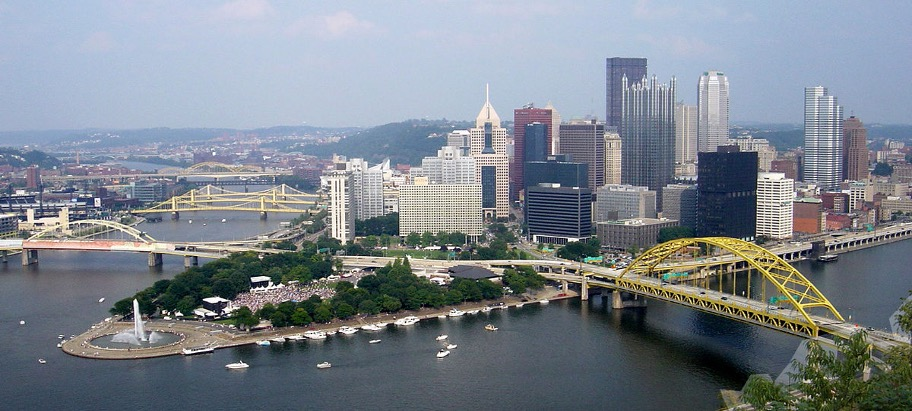
#> input picture Data/PittsburghSkyLine.jpg, 912 x 411 px
$ jupyter execute 22_WhatAreFeatures.ipynb   (older library calls are emulated)
#> lines starting #> are read from the running program, lines starting #| are printed output that depends on the picture; after the words box and inside, x2 and y2 are one past the last pixel; in counts of white or black regions, pixels touching at a corner belong together
[cell 1]
import cv2
import numpy as np
import matplotlib.pyplot as plt
import os

im = cv2.imread(os.path.relpath('../../Data/PittsburghSkyLine.jpg'))
#> im is the input picture: shape (411, 912, 3); mean B, G, R 141.3, 132.8, 125.1
im = cv2.cvtColor(im,cv2.COLOR_BGR2RGB)

plt.imshow(im)

[cell 2]
kernel=np.ones((2,1))
kernel[0]=-1

plt.imshow(cv2.filter2D(im,-1,kernel))

# Edges
* Sobel filter
* Canny filter

# Corners
* Harris corners
* Shi-Tomasi corners

# Blobs
* SimpleBlobDetector

[cell 3]
# Sobel edges

im_sobel = im.copy()
gray_image = cv2.cvtColor(im, cv2.COLOR_RGB2GRAY)
gray_image = np.float32(gray_image)

sobel = cv2.Sobel(gray_image,ddepth=cv2.CV_64F, dx=1, dy=1, ksize=5)
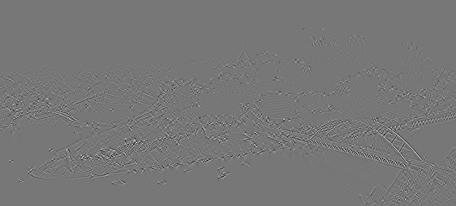
#> sobel: shape (411, 912) float64 (shown at 1/2 size); min -2543, max 2898, mean 0; drawn with min black and max white

# take the top terms as the edges of interest
corners = np.argwhere(sobel > 0.1 * sobel.max())
#> corners = 20016 pairs, first value 56 to 409, second value 1 to 910
for x,y in corners:
    cv2.circle(im_sobel, (y, x), 2, (0, 255, 0), -1)
#> this loop made 20016 passes
#> (x, y) on passes 1 to 3: (56, 619), (57, 645), (57, 646)

plt.imshow(im_sobel); plt.title('Sobel edges')

[cell 4]
# Canny edges

im_canny = im.copy()
gray_image = cv2.cvtColor(im, cv2.COLOR_RGB2GRAY)

canny = cv2.Canny(gray_image,150,250)
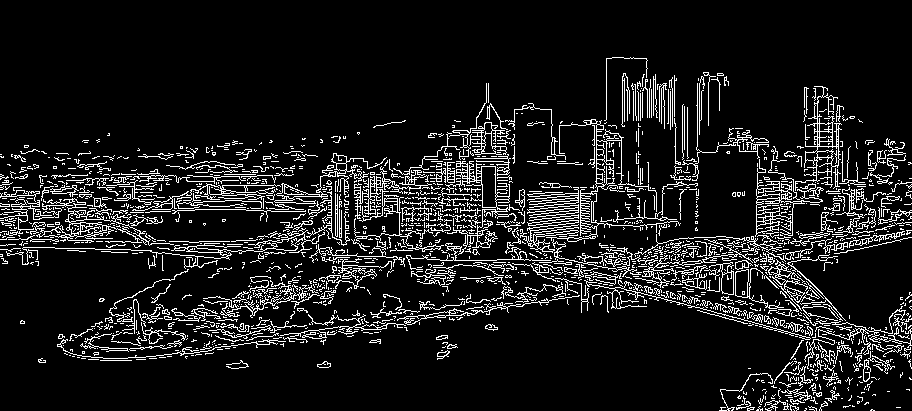
#> canny: shape (411, 912); 10.6% white in thin lines or dots, all inside (x1, y1, x2, y2) = (0, 57, 912, 411)

# take the top terms as the edges of interest
corners = np.argwhere(canny > 0.95 * canny.max())
#> corners = 39796 pairs, first value 57 to 410, second value 0 to 911
for x,y in corners:
    cv2.circle(im_canny, (y, x), 2, (0, 255, 0), -1)
#> this loop made 39796 passes
#> (x, y) on passes 1 to 3: (57, 612), (57, 613), (57, 614)

plt.imshow(im_canny); plt.title('Canny edges')

[cell 5]
# Harris corners

im_harris = im.copy()

gray_image = cv2.cvtColor(im, cv2.COLOR_RGB2GRAY)
gray_image = np.float32(gray_image)

# Applying the function
dst = cv2.cornerHarris(gray_image, blockSize=2, ksize=3, k=0.04)
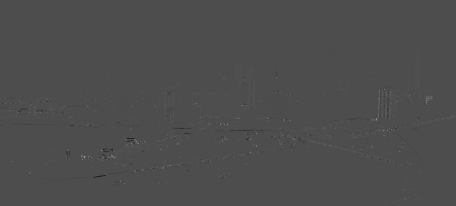
#> dst: shape (411, 912) float32 (shown at 1/2 size); min -99662528, max 228230688, mean 136404.8; drawn with min black and max white

corners = np.argwhere(dst > 0.01 * dst.max())
#> corners = 12782 pairs, first value 59 to 410, second value 0 to 911
for x,y in corners:
    cv2.circle(im_harris, (y, x), 2, (0, 255, 0), -1)
#> this loop made 12782 passes
#> (x, y) on passes 1 to 3: (59, 607), (59, 646), (59, 647)
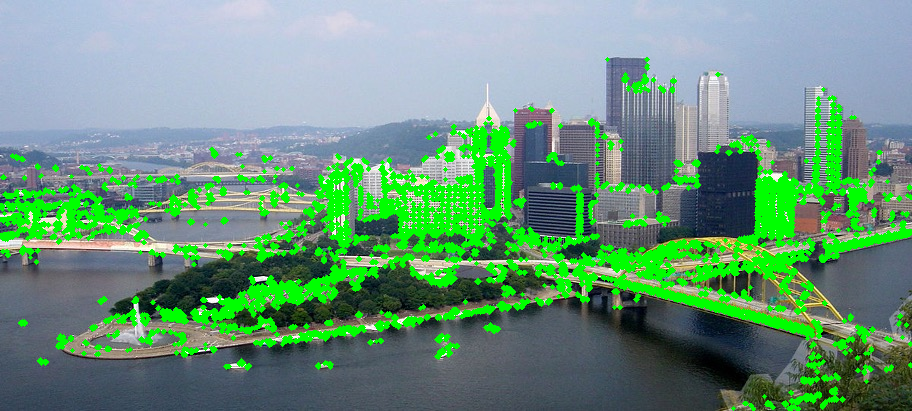
#> im_harris: shape (411, 912, 3); mean R, G, B 106.1, 149.2, 123.7

plt.imshow(im_harris); plt.title("Harris Corners")

[cell 6]
im_STC = im.copy()
gray_image = cv2.cvtColor(im, cv2.COLOR_RGB2GRAY)
gray_image = np.float32(gray_image)

corners = cv2.goodFeaturesToTrack(
    gray_image, maxCorners=250, qualityLevel=0.02, minDistance=20)
#> corners = 250 rows, first 8: [135, 299], [251, 278], [203, 299], [355, 287], [163, 311], [440, 247], [757, 214], [175, 249]
corners2 = cv2.goodFeaturesToTrack(
    gray_image, maxCorners=250, qualityLevel=0.1, minDistance=20)
#> corners2 = 230 rows, first 8: [135, 299], [251, 278], [203, 299], [355, 287], [163, 311], [440, 247], [757, 214], [175, 249]
corners3 = cv2.goodFeaturesToTrack(
    gray_image, maxCorners=250, qualityLevel=0.2, minDistance=20)
#> corners3 = 157 rows, first 8: [135, 299], [251, 278], [203, 299], [355, 287], [163, 311], [440, 247], [757, 214], [175, 249]

corners = np.float32(corners)
corners2 = np.float32(corners2)
corners3 = np.float32(corners3)

for item in corners:
    x, y = item[0]
    x = int(x)
    y = int(y)
    cv2.circle(im_STC, (x, y), 4, (0, 255, 0), -1)
#> this loop made 250 passes
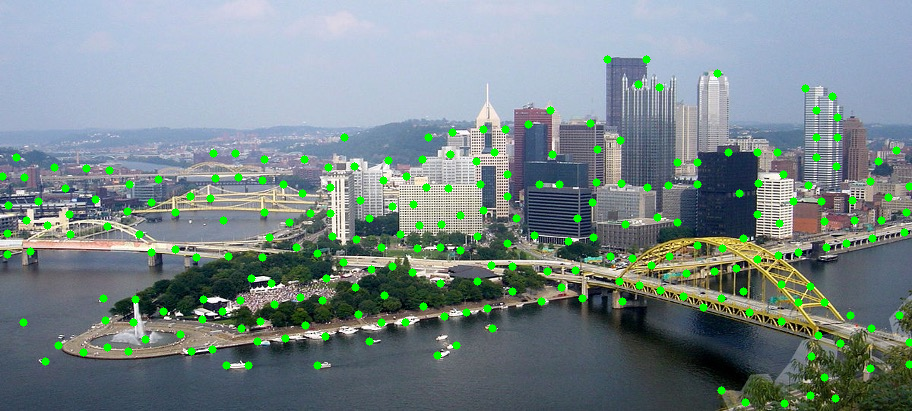
#> im_STC: shape (411, 912, 3); mean R, G, B 120.8, 136.9, 137.2
for item in corners2:
    x, y = item[0]
    x = int(x)
    y = int(y)
    cv2.circle(im_STC, (x, y), 4, (255,0, 0), -1)
#> this loop made 230 passes
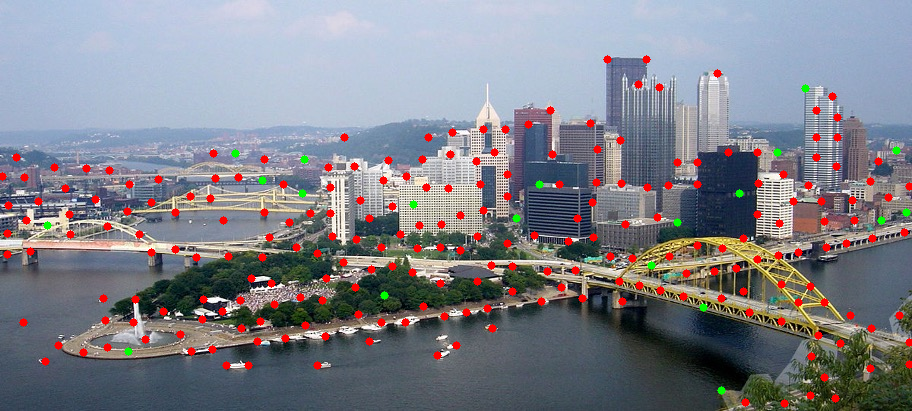
#> im_STC: shape (411, 912, 3); 3% of pixels changed, all inside (x1, y1, x2, y2) = (0, 55, 912, 408)
for item in corners3:
    x, y = item[0]
    x = int(x)
    y = int(y)
    cv2.circle(im_STC, (x, y), 4, (0,0,255), -1)
#> this loop made 157 passes
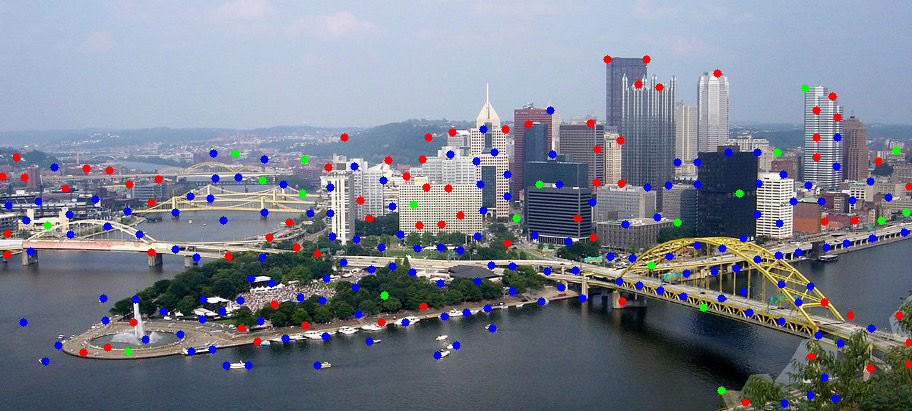
#> im_STC: shape (411, 912, 3); 2.05% of pixels changed, all inside (x1, y1, x2, y2) = (4, 106, 909, 408)
plt.imshow(im_STC); plt.title('Shi-Tomasi corners')

[cell 7]
im_blob = im.copy()
gray_image = cv2.cvtColor(im, cv2.COLOR_RGB2GRAY)

params = cv2.SimpleBlobDetector_Params()

params.filterByArea = True
params.minArea = 50
params.filterByCircularity = False
params.filterByConvexity = False
params.filterByInertia = False

detector = cv2.SimpleBlobDetector_create(params)

keypoints = detector.detect(im_blob)

for item in keypoints:
    x, y = item.pt
    x = int(x)
    y = int(y)
    cv2.circle(im_blob, (x, y), 6, (0, 255, 0), -1)
#> this loop made 141 passes
#> item on passes 1 to 8: keypoint at (207.2, 352.3), size 17.1, keypoint at (242.4, 349.9), size 25, keypoint at (302.2, 341.8), size 13.4, keypoint at (824.4, 333.8), size 11.2, keypoint at (784.6, 331.7), size 24.6, keypoint at (258, 331.9), size 10.7, keypoint at (392.6, 330.5), size 17.8, keypoint at (428.3, 324.4), size 20.5
#> im_blob: shape (411, 912, 3); mean R, G, B 120.1, 138.5, 136.5


plt.imshow(im_blob); plt.title('Blob')

[cell 8]
im_blob2 = im.copy()
im_blob2 = cv2.drawKeypoints(im_blob2, keypoints, None, color=(
    0, 255, 0), flags=cv2.DRAW_MATCHES_FLAGS_DRAW_RICH_KEYPOINTS)
plt.imshow(im_blob2); plt.title('Blob keypoints')

[cell 9]
im_SIFT=im.copy()

gray_image = cv2.cvtColor(im, cv2.COLOR_RGB2GRAY)

sift = cv2.xfeatures2d.SIFT_create()
keypoints, des = sift.detectAndCompute(gray_image, None)


for item in keypoints:
    x, y = item.pt
    x = int(x)
    y = int(y)
    cv2.circle(im_SIFT, (x, y), 6, (0, 255, 0), -1)
#> this loop made 1957 passes
#> item on passes 1 to 3: keypoint at (2.8, 205.3), size 2, keypoint at (3, 211.7), size 3, keypoint at (3.6, 238), size 1.9


plt.imshow(im_SIFT); plt.title('SIFT')

[cell 10]
im_SIFT2=im.copy()

# Applying the function
im_SIFT2 = cv2.drawKeypoints(im_SIFT2, keypoints, None, color=(
    0, 255, 0), flags=cv2.DRAW_MATCHES_FLAGS_DRAW_RICH_KEYPOINTS)

plt.imshow(im_SIFT2); plt.title('SIFT Keypoints')

[cell 11]
im_FAST=im.copy()

gray_image = cv2.cvtColor(im, cv2.COLOR_RGB2GRAY)

# Applying the function
fast = cv2.FastFeatureDetector_create()
fast.setNonmaxSuppression(True)

# Drawing the keypoints
keypoints = fast.detect(gray_image, None)


for item in keypoints:
    x, y = item.pt
    x = int(x)
    y = int(y)
    cv2.circle(im_FAST, (x, y), 2, (0, 255, 0), -1)
#> this loop made 12309 passes
#> item on passes 1 to 3: keypoint at (610, 57), size 7, keypoint at (617, 57), size 7, keypoint at (642, 57), size 7


plt.imshow(im_FAST); plt.title('FAST')

[cell 12]
im_FAST2=im.copy()
im_FAST2 = cv2.drawKeypoints(im_FAST2, keypoints, None, color=(0, 255, 0),flags=cv2.DRAW_MATCHES_FLAGS_DRAW_RICH_KEYPOINTS)
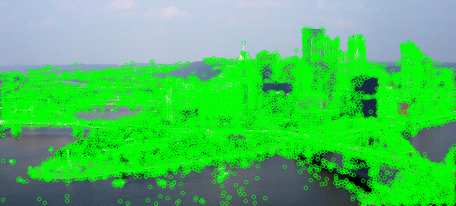
#> im_FAST2: shape (411, 912, 3) (shown at 1/2 size); mean R, G, B 74, 192.7, 90.1
plt.imshow(im_FAST2); plt.title('FAST keypoints')

[cell 13]
im_ORB=im.copy()

gray_image = cv2.cvtColor(im, cv2.COLOR_RGB2GRAY)

# Applying the function
orb = cv2.ORB_create(nfeatures=2000)
keypoints, des = orb.detectAndCompute(gray_image, None)


for item in keypoints:
    x, y = item.pt
    x = int(x)
    y = int(y)
    cv2.circle(im_ORB, (x, y), 6, (0, 255, 0), -1)
#> this loop made 2000 passes
#> item on passes 1 to 3: keypoint at (347, 232), size 31, keypoint at (398, 234), size 31, keypoint at (859, 198), size 31
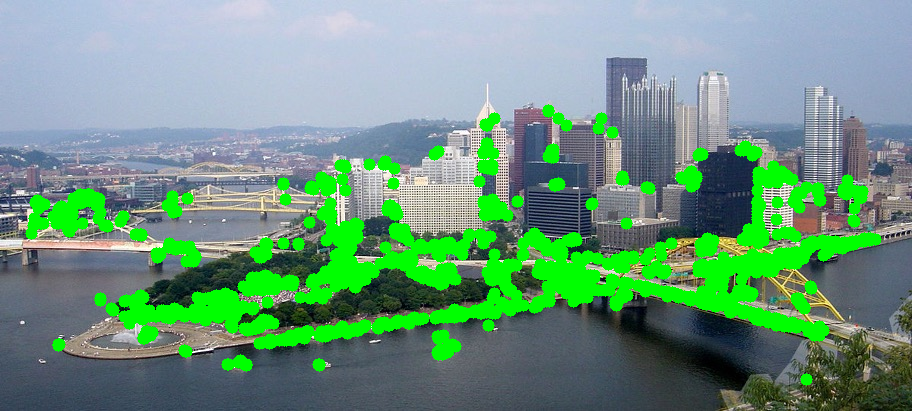
#> im_ORB: shape (411, 912, 3); mean R, G, B 108.4, 151.3, 126


plt.imshow(im_ORB); plt.title('ORB')

[cell 14]
im_ORB2=im.copy()
# Drawing the keypoints
im_ORB2 = cv2.drawKeypoints(im_ORB2, keypoints, None, color=(0, 255, 0),
                            flags=cv2.DRAW_MATCHES_FLAGS_DRAW_RICH_KEYPOINTS)
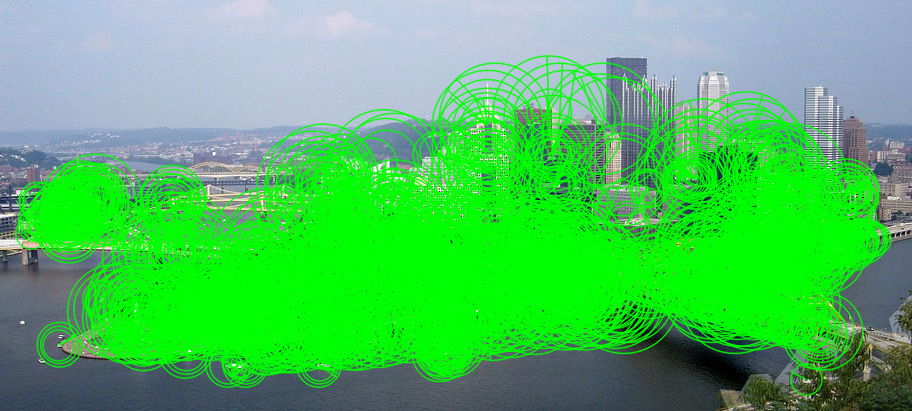
#> im_ORB2: shape (411, 912, 3); mean R, G, B 80.8, 189.8, 96.5

plt.imshow(im_ORB2); plt.title("ORB keypoints")

$ run again, with Data/Apollo_11_Launch.jpg copied over Data/PittsburghSkyLine.jpg
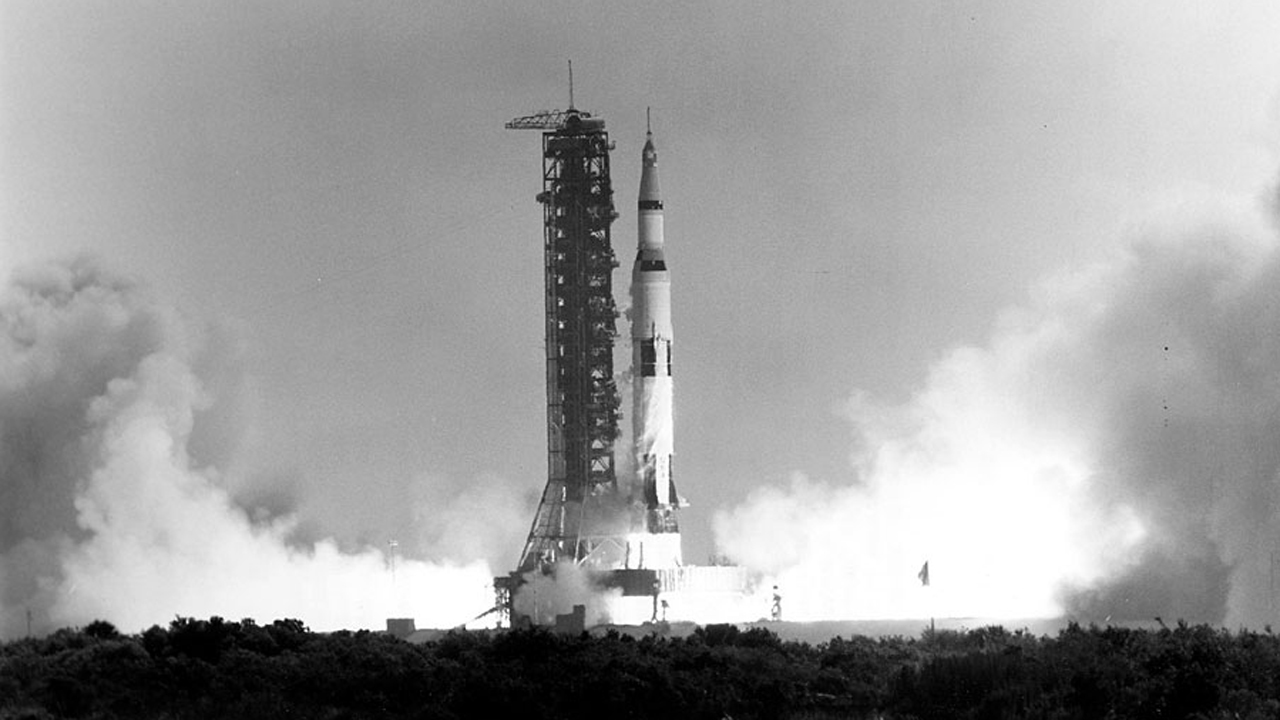
#> input picture Data/Apollo_11_Launch.jpg, 1280 x 720 px
#> im is the input picture: shape (720, 1280, 3); min 0, max 255, mean 156.2
#> `corners = np.argwhere(sobel > 0.1 * sobel.max())`: corners = 12519 pairs, first value 17 to 718, second value 2 to 1278
#> the loop `for x,y in corners:` made 12519 passes
#> (x, y) on passes 1 to 3: (17, 974), (19, 970), (19, 971)
#> `canny = cv2.Canny(gray_image,150,250)`:
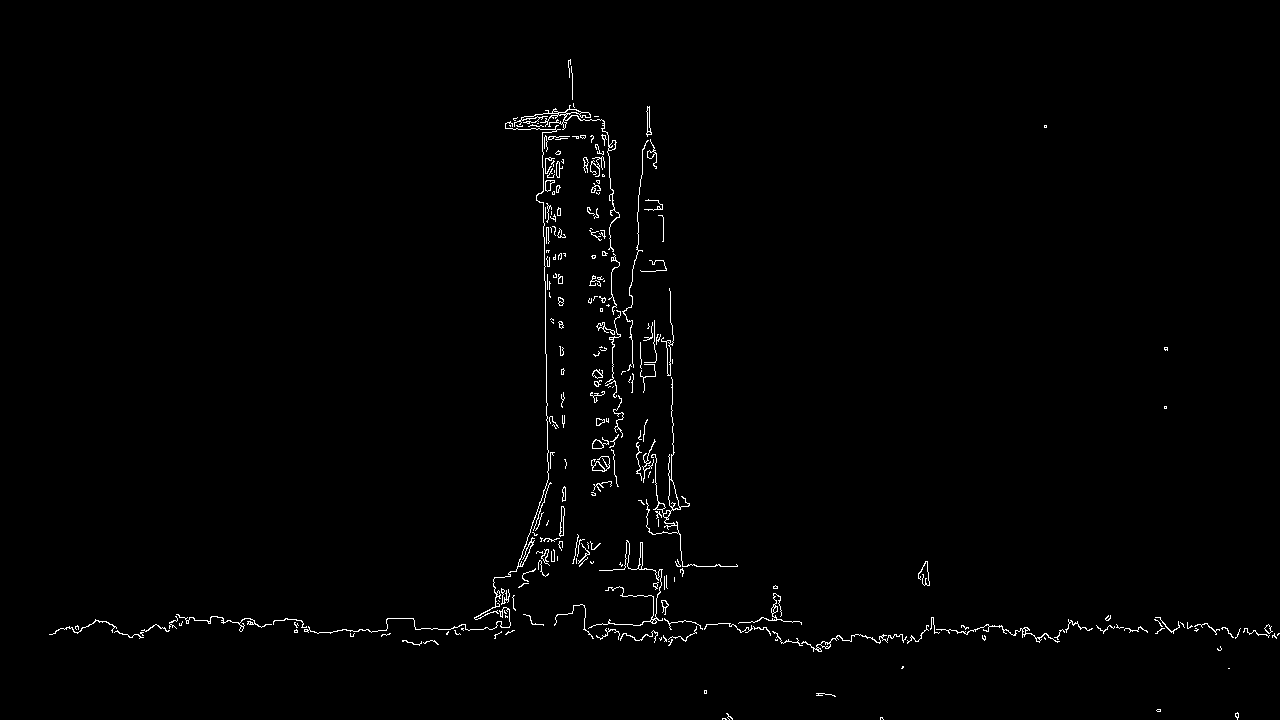
#> canny: shape (720, 1280); 1% white in thin lines or dots, all inside (x1, y1, x2, y2) = (49, 59, 1280, 720)
#> `corners = np.argwhere(canny > 0.95 * canny.max())`: corners = 9652 pairs, first value 59 to 719, second value 49 to 1279
#> the loop `for x,y in corners:` made 9652 passes
#> (x, y) on passes 1 to 3: (59, 570), (60, 568), (60, 569)
#> `corners = np.argwhere(dst > 0.01 * dst.max())`: corners = 2166 pairs, first value 61 to 719, second value 96 to 1252
#> the loop `for x,y in corners:` made 2166 passes
#> (x, y) on passes 1 to 3: (61, 569), (109, 569), (109, 570)
#> `corners = cv2.goodFeaturesToTrack( gray_image, maxCorners=250, quality..`: corners = 180 rows, first 8: [187, 623], [305, 630], [669, 374], [240, 622], [507, 601], [209, 621], [1166, 348], [272, 623]
#> corners2 = 107 rows, first 8: [187, 623], [305, 630], [669, 374], [240, 622], [507, 601], [209, 621], [1166, 348], [272, 623]
#> corners3 = 68 rows, first 8: [187, 623], [305, 630], [669, 374], [240, 622], [507, 601], [209, 621], [1166, 348], [272, 623]
#> the loop `for item in corners:` made 180 passes
#> the loop `for item in corners2:` made 107 passes
#> the loop `for item in corners3:` made 68 passes
#> the loop `for item in keypoints:` made 26 passes
#> item on passes 1 to 8: keypoint at (647.4, 353.4), size 25.1, keypoint at (611.9, 282.9), size 20.5, keypoint at (646.8, 266.1), size 28.7, keypoint at (647.8, 199.2), size 20, keypoint at (651.3, 494.8), size 21.1, keypoint at (548.9, 221.3), size 10.3, keypoint at (546.2, 570.5), size 10.4, keypoint at (571.5, 111.1), size 10.2
#> the loop `for item in keypoints:` made 1959 passes
#> item on passes 1 to 3: keypoint at (5.2, 640.8), size 5.2, keypoint at (6, 649), size 3.4, keypoint at (6.5, 715.1), size 2.5
#> the loop `for item in keypoints:` made 4072 passes
#> item on passes 1 to 3: keypoint at (972, 18), size 7, keypoint at (764, 24), size 7, keypoint at (569, 61), size 7
#> the loop `for item in keypoints:` made 2000 passes
#> item on passes 1 to 3: keypoint at (216, 617), size 31, keypoint at (354, 633), size 31, keypoint at (639, 569), size 31
#> `im_ORB2 = cv2.drawKeypoints(im_ORB2, keypoints, None, color=(0, 255, 0..`:
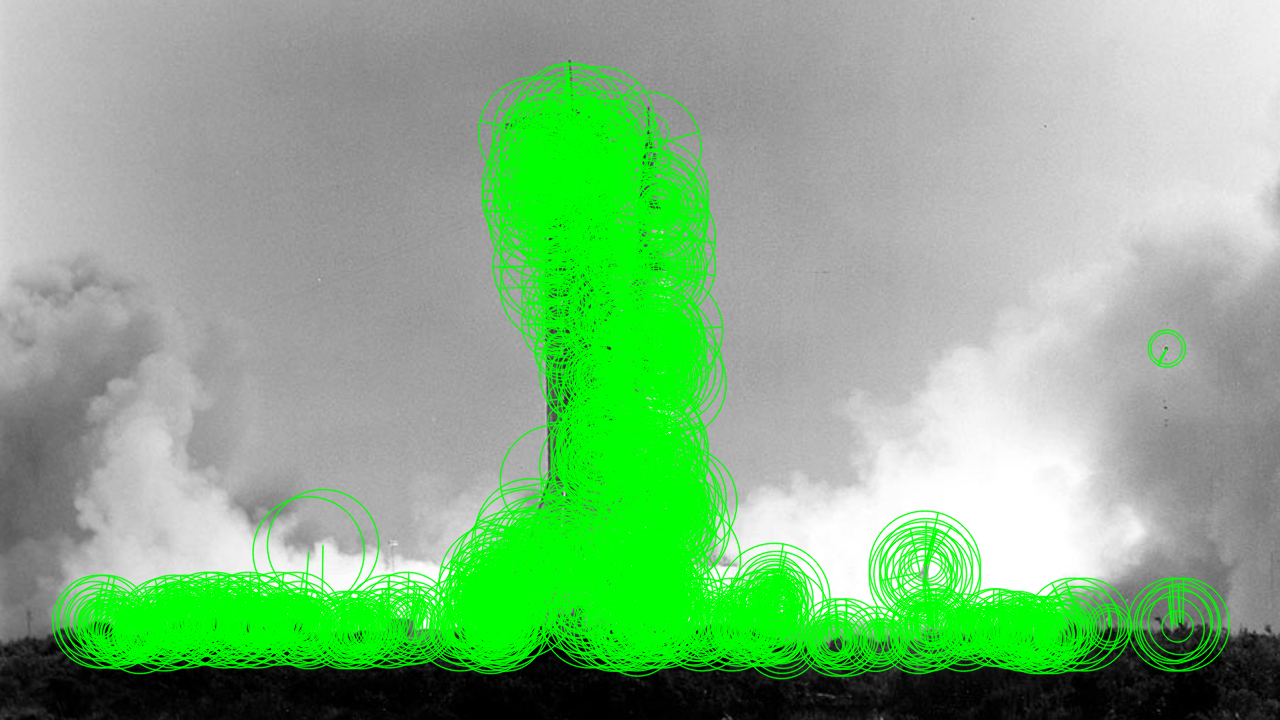
#> im_ORB2: shape (720, 1280, 3); mean R, G, B 131.4, 177.5, 131.4
